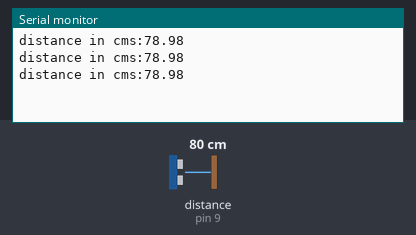
The sketch below on a simulated Arduino Uno, built with avr-gcc and run on an emulated ATmega328P. Parts: the last lines printed to the serial monitor. Wiring (inferred from the names in the program): ultrasonic range finder: trigger pin 8; echo pin 9. The inputs (shaded band) are chosen by the test bench; at power-on: distance to the obstacle (sensor on pin 9) 80 cm. The echo pulse lasts 58.3 µs per cm.

Above: at 1.3 s.
1.4 s: distance to the obstacle (sensor on pin 9) set to 2 cm
At 1.9 s:
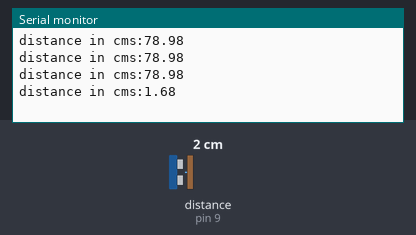
2.9 s: distance to the obstacle (sensor on pin 9) set to 4 cm
At 3.4 s:
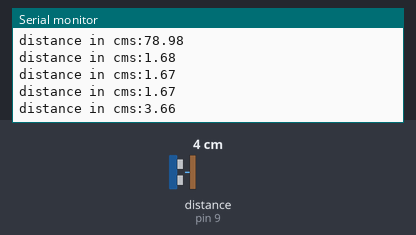
Timing chart, 0 to 5.9 s (numbered marks = the images above; inputs shaded):
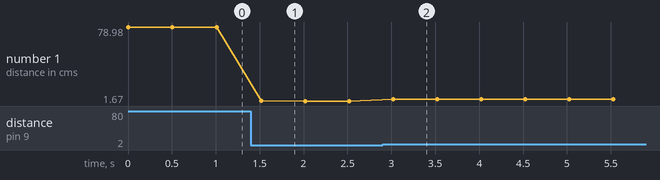

Measured:
- after the input at 1.4 s, the serial monitor: prints a new line after 0.12 s (image 1)
- after the input at 2.9 s, the serial monitor: prints a new line after 0.12 s (image 2)
- plotted number 1: 78.98 → 1.67 after the input at 1.4 s, 1.67 → 3.66 after the input at 2.9 s

The sketch:

sketch_jan13b.ino
```cpp
int trig=8,echo=9;
void setup() {
  // put your setup code here, to run once:

  // open the connection as a serial bus, with a bitrate of 9.6k
  Serial.begin(9600); //
  pinMode(trig,OUTPUT);
  pinMode(echo, INPUT);

}
float duration_us, distance_cm;
void loop() {
  // put your main code here, to run repeatedly:
  Serial.print("distance in cms:");
  digitalWrite(trig, HIGH);
  delayMicroseconds(10);
  digitalWrite(trig, LOW);

  duration_us = pulseIn(echo, HIGH);
  distance_cm = 0.017*duration_us;
  Serial.println(distance_cm);
  delay(500);
}
```
